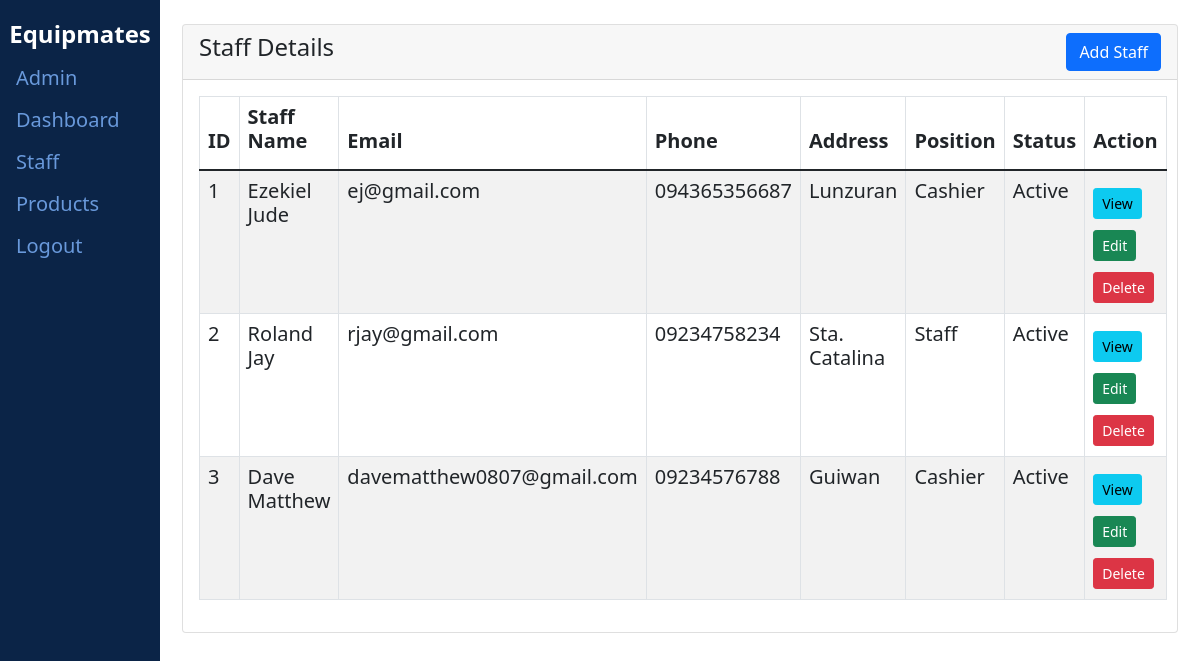
The page /admin/staff-page.php on the database its author committed.
### tables this page shows
CREATE TABLE `staff` (
  `id` int(6) NOT NULL,
  `name` varchar(255) NOT NULL,
  `email` varchar(255) NOT NULL,
  `phone` varchar(255) NOT NULL,
  `address` varchar(255) NOT NULL,
  `position` varchar(255) NOT NULL,
  `status` varchar(255) NOT NULL
);

### admin/staff-page.php (the view, shortened to what this page needs)
<?php
    require 'dbcon.php';
?>
<!doctype html>
<html lang="en">
  <head>
    <link rel="stylesheet" href="sidebar.css">
    <link href="https://cdn.jsdelivr.net/npm/bootstrap@5.1.3/dist/css/bootstrap.min.css" rel="stylesheet">
</head>
<body>
<div class="sidenav">
        <div class="title">
            <h4>Equipmates</h4>
        </div>
        <a href=" ">Admin</a>
        <a href=" ">Dashboard</a>
        <a href="staff-page.php">Staff</a>
        <a href="product-page.php">Products</a>
        <a href=" ">Logout</a>
</div>
<div class="main">
       <div class="container mt-4">
        <div class="row">
            <div class="col-md-12">
                <div class="card">
                    <div class="card-header">
                        <h4>Staff Details
                            <a href="staff-create.php" class="btn btn-primary float-end">Add Staff</a>
                        </h4>
                    </div>
                    <div class="card-body">
                        <table class="table table-bordered table-striped">
                            <thead>
                                <tr>
                                    <th><h5><b>ID<h5><b></th>
                                    <th><h5><b>Staff Name<h5><b></th>
                                    <th><h5><b>Email<h5><b></th>
                                    <th><h5><b>Phone<h5><b></th>
                                    <th><h5><b>Address<h5><b></th>
                                    <th><h5><b>Position<h5><b></th>
                                    <th><h5><b>Status<h5><b></th>
                                    <th><h5><b>Action<h5><b></th>
                                </tr>
                            </thead>
                            <tbody>
                                <?php
                                    $query = "SELECT * FROM staff";
                                    $query_run = mysqli_query($con, $query);
                                    if(mysqli_num_rows($query_run) > 0)
                                    {
                                        foreach($query_run as $staff)
                                        {
                                            ?>
                                            <tr>
                                                <td><h5><?= $staff['id']; ?><h5></td>
                                                <td><h5><?= $staff['name']; ?><h5></td>
                                                <td><h5><?= $staff['email']; ?><h5></td>
                                                <td><h5><?= $staff['phone']; ?><h5></td>
                                                <td><h5><?= $staff['address']; ?><h5></td>
                                                <td><h5><?= $staff['position']; ?><h5></td>
                                                <td><h5><?= $staff['status']; ?><h5></td>
                                                <td>
                                                    <a href="staff-view.php?id=<?= $staff['id']; ?>" class="btn btn-info btn-sm">View</a>
                                                    <a href="staff-edit.php?id=<?= $staff['id']; ?>" class="btn btn-success btn-sm">Edit</a>
                                                    <form action="staff-code.php" method="POST" class="d-inline">
                                                        <button type="submit" name="delete_staff" value="<?=$staff['id'];?>" class="btn btn-danger btn-sm">Delete</button>
                                                    </form>
                                                </td>
                                            </tr>
                                            <?php
                                        }
                                    }
                                    else
                                    {
                                        echo "<h5> No Record Found </h5>";
                                    }
                                ?>
                            </tbody>
                        </table>
                    </div>
                </div>
            </div>
        </div>
    </div>
</div>
</body>
</html>

### admin/sidebar.css (style rules this page uses)
body { font-family: "Lato", sans-serif; }
.title { display: flex; align-items: center; justify-content: center; }
.title h4 { color: white; font-weight: bold; }
.sidenav { height: 100%; width: 160px; position: fixed; z-index: 1; top: 0; left: 0; background-color:rgb(11, 36, 71); overflow-x: hidden; padding-top: 20px; }
.sidenav a { padding: 6px 8px 6px 16px; text-decoration: none; font-size: 20px; color: rgb(105, 153, 219); display: block; }
.main { margin-left: 160px; font-size: 28px; padding: 0px 10px; }

### rows shown on the page
staff: id "1", name "Ezekiel Jude", email "ej@gmail.com", phone "094365356687", address "Lunzuran", position "Cashier", status "Active"
staff: id "2", name "Roland Jay", email "rjay@gmail.com", phone "09234758234", address "Sta. Catalina", position "Staff", status "Active"
staff: id "3", name "Dave Matthew", email "davematthew0807@gmail.com", phone "09234576788", address "Guiwan", position "Cashier", status "Active"
